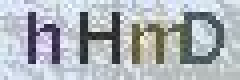
#> input picture captcha.jpg, 60 x 20 px (shown 4 times larger)
$ python img_handle.py
#> lines starting #> are read from the running program, lines starting #| are printed output that depends on the picture; after the words box and inside, x2 and y2 are one past the last pixel; in counts of white or black regions, pixels touching at a corner belong together
import os
from PIL import Image, ImageFile


def bin_handle(filename,new_name):

	"""bin code"""
#> called with filename = 'captcha.jpg', new_name = 'captcha_bin.jpg'
	img = Image.open(filename)
#> img is the input picture: PIL image 60x20 RGB; mean R, G, B 173.7, 179.2, 184.9
	img = img.convert('L')
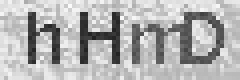
#> img: PIL image 60x20 L (shown 4 times larger); min 35, max 251, mean 178.2
	pix_ = img.load()
	for y in range(img.size[1]):
		for x in range(img.size[0]):
			if  pix_[x,y]<=120:
				pix_[x,y] = 0
			if pix_[x,y]>120:
				pix_[x,y] =255

	img.save(new_name)
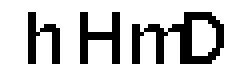
#> saved as captcha_bin.jpg: PIL image 60x20 L (shown 4 times larger); 79.6% white; black in thin lines or dots, all inside (x1, y1, x2, y2) = (7, 3, 56, 16)


def recognize(filename):

	# handle captcha
	new_name = filename.replace('.jpg','')+ '_bin.jpg'
	bin_handle(filename,new_name)

	#recognize
	os.system("tesseract {} result -psm 7 digits 2>NUL 1>NUL".format(new_name))

	#return
	with open('result.txt') as f:
#> (reads result.txt from the repository)
		result = f.read().strip()[0:4]
	return result


if __name__ == '__main__':
	print(recognize('captcha.jpg'))
